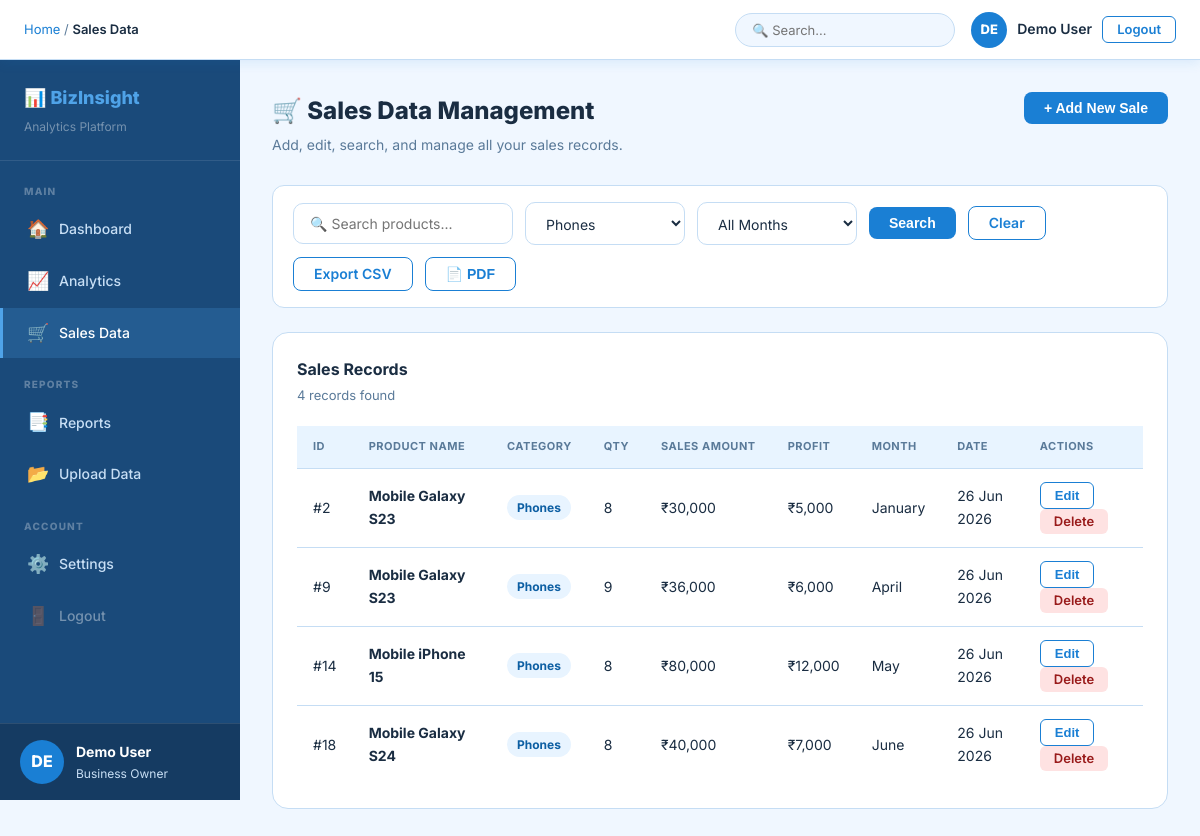
Screenshot of /sales.php?category=Phones (signed in) with the database file from the repository.
### tables this page shows
CREATE TABLE IF NOT EXISTS sales (
  id            INT AUTO_INCREMENT PRIMARY KEY,
  user_id       INT           NOT NULL,
  product_name  VARCHAR(150)  NOT NULL,
  category      VARCHAR(80)   DEFAULT 'Other',
  sales_amount  DECIMAL(12,2) NOT NULL DEFAULT 0,
  profit        DECIMAL(12,2) DEFAULT 0,
  quantity      INT           DEFAULT 0,
  month_name    VARCHAR(20)   NOT NULL,
  created_at    DATETIME      DEFAULT CURRENT_TIMESTAMP,
  updated_at    DATETIME      DEFAULT CURRENT_TIMESTAMP ON UPDATE CURRENT_TIMESTAMP,
  FOREIGN KEY (user_id) REFERENCES users(id) ON DELETE CASCADE,
  INDEX idx_user_id   (user_id),
  INDEX idx_month     (month_name),
  INDEX idx_category  (category)
);

### includes/functions.php (called while the page is built, shortened)
<?php
function e($str) {
    return htmlspecialchars($str, ENT_QUOTES, 'UTF-8');
}
?>

### includes/auth_check.php (called while the page is built, shortened)
<?php
function getCurrentUser() {
    return [
        'id'    => $_SESSION['user_id'],
        'name'  => $_SESSION['user_name']  ?? 'User',
        'email' => $_SESSION['user_email'] ?? '',
    ];
}
?>

### sales.php (the view, shortened to what this page needs)
<?php
require_once 'includes/auth_check.php';
require_once 'includes/db.php';
require_once 'includes/functions.php';
$user = getCurrentUser();
$uid  = $user['id'];
$search   = trim($_GET['search'] ?? '');
$cat_f    = trim($_GET['category'] ?? '');
$where = "WHERE user_id = ?";
$params = [$uid];
$types  = "i";
if($cat_f) {
    $where .= " AND category = ?";
    $params[] = $cat_f;
    $types   .= "s";
}
$per_page = 10;
$page_num = max(1, (int)($_GET['p'] ?? 1));
$offset   = ($page_num - 1) * $per_page;
$count_stmt = $conn->prepare("SELECT COUNT(*) as cnt FROM sales $where");
$count_stmt->bind_param($types, ...$params);
$count_stmt->execute();
$total_rows  = $count_stmt->get_result()->fetch_assoc()['cnt'];
$params_paged = $params;
$types_paged  = $types . "ii";
$params_paged[] = $per_page;
$params_paged[] = $offset;
$stmt = $conn->prepare("SELECT * FROM sales $where ORDER BY created_at DESC LIMIT ? OFFSET ?");
$stmt->bind_param($types_paged, ...$params_paged);
$stmt->execute();
$sales_records = $stmt->get_result()->fetch_all(MYSQLI_ASSOC);
$cat_res = $conn->prepare("SELECT DISTINCT category FROM sales WHERE user_id = ? ORDER BY category");
$cat_res->bind_param("i", $uid);
$cat_res->execute();
$categories = $cat_res->get_result()->fetch_all(MYSQLI_ASSOC);
include 'includes/header.php';
?>
<div class="page-header">
  <div>
    <h1>🛒 Sales Data Management</h1>
    <p>Add, edit, search, and manage all your sales records.</p>
  </div>
  <button class="btn btn-primary" onclick="openModal('addModal')">+ Add New Sale</button>
</div>
<form method="GET" class="filter-bar">
  <div style="display:flex;gap:12px;align-items:center;flex-wrap:wrap">
    <input type="text" name="search" class="input-field" style="width:220px" placeholder="🔍 Search products..." value="<?= e($search) ?>">
    <select name="category" class="input-field" style="width:160px">
      <?php foreach($categories as $c): ?>
        <option value="<?= e($c['category']) ?>" <?= $cat_f === $c['category'] ? 'selected' : '' ?>><?= e($c['category']) ?></option>
      <?php endforeach; ?>
    </select>
    <select name="month" class="input-field" style="width:160px">
      <option value="">All Months</option>
    </select>
    <button type="submit" class="btn btn-primary">Search</button>
    <a href="sales.php" class="btn btn-outline">Clear</a>
    <a href="reports.php?type=sales_csv" class="btn btn-outline">Export CSV</a>
    <button class="btn btn-outline" onclick="generatePagePDF('Sales Data Report')">📄 PDF</button>
  </div>
</form>
<div class="card">
  <div class="card-header">
    <div><div class="card-title">Sales Records</div><div class="card-sub"><?= $total_rows ?> records found</div></div>
  </div>
  <?php if(empty($sales_records)): ?>
    <div class="empty-state">
      <div style="font-size:48px;margin-bottom:12px">🛒</div>
      <p>No sales records found. <a href="#" onclick="openModal('addModal')">Add your first sale</a> or <a href="upload.php">upload a CSV file</a>.</p>
    </div>
  <?php else: ?>
  <div class="table-responsive">
    <table class="data-table">
      <thead>
        <tr><th>ID</th><th>Product Name</th><th>Category</th><th>Qty</th><th>Sales Amount</th><th>Profit</th><th>Month</th><th>Date</th><th>Actions</th></tr>
      </thead>
      <tbody>
        <?php foreach($sales_records as $s): ?>
        <tr>
          <td>#<?= $s['id'] ?></td>
          <td><strong><?= e($s['product_name']) ?></strong></td>
          <td><span class="badge badge-info"><?= e($s['category']) ?></span></td>
          <td><?= number_format($s['quantity']) ?></td>
          <td>₹<?= number_format($s['sales_amount']) ?></td>
          <td>₹<?= number_format($s['profit']) ?></td>
          <td><?= e($s['month_name']) ?></td>
          <td><?= date('d M Y', strtotime($s['created_at'])) ?></td>
          <td>
            <button class="btn btn-outline btn-sm"
              onclick="openEditModal(<?= $s['id'] ?>, '<?= e($s['product_name']) ?>', '<?= e($s['category']) ?>', <?= $s['sales_amount'] ?>, <?= $s['profit'] ?>, <?= $s['quantity'] ?>, '<?= e($s['month_name']) ?>')">
              Edit
            </button>
            <a href="sales.php?delete=<?= $s['id'] ?>" class="btn btn-sm btn-danger"
               onclick="return confirm('Delete this record?')">Delete</a>
          </td>
        </tr>
        <?php endforeach; ?>
      </tbody>
    </table>
  </div>
  <?php endif; ?>
</div>
<?php include 'includes/footer.php'; ?>

### assets/css/style.css (style rules this page uses)
*, *::before, *::after { margin: 0; padding: 0; box-sizing: border-box; }
:root { --blue: #1a7fd4; --blue-light: #e8f4ff; --blue-mid: #4fa3e8; --blue-dark: #0d5fa3; --white: #ffffff; --bg: #f0f7ff; --sidebar: #1a4a7a; --sidebar-txt: #c8dff5; --text: #1a2d42; --text-muted: #5a7a99; --border: #c5ddf4; --green: #16a34a; --red: #dc2626; --amber: #d97706; --purple: #7c3aed; --shadow: rgba(26,127,212,.12); }
body { font-family: 'Segoe UI', system-ui, -apple-system, sans-serif; background: var(--bg); color: var(--text); font-size: 15px; line-height: 1.6; min-height: 100vh; }
.btn { padding: 9px 20px; border-radius: 8px; border: none; cursor: pointer; font-size: 14px; font-weight: 600; text-decoration: none; display: inline-block; transition: all .2s; line-height: 1; }
.btn-primary { background: var(--blue); color: #fff; }
.btn-outline { background: transparent; border: 1.5px solid var(--blue); color: var(--blue); }
.btn-danger { background: #fee2e2; color: #991b1b; border: none; }
.btn-sm { padding: 6px 14px; font-size: 13px; border-radius: 6px; }
.input-field { width: 100%; padding: 11px 16px; border: 1.5px solid var(--border); border-radius: 10px; font-size: 14px; color: var(--text); background: #fff; outline: none; transition: border .2s; font-family: inherit; }
.card { background: var(--white); border: 1.5px solid var(--border); border-radius: 16px; padding: 24px; margin-bottom: 24px; }
.card-header { display: flex; align-items: flex-start; justify-content: space-between; margin-bottom: 20px; }
.card-title { font-size: 16px; font-weight: 700; color: var(--text); }
.card-sub { font-size: 13px; color: var(--text-muted); margin-top: 3px; }
.data-table { width: 100%; border-collapse: collapse; font-size: 14px; }
.data-table th { padding: 12px 16px; text-align: left; font-size: 11px; font-weight: 700; color: var(--text-muted); text-transform: uppercase; letter-spacing: .5px; background: var(--blue-light); border-bottom: 1.5px solid var(--border); white-space: nowrap; }
.data-table td { padding: 13px 16px; border-bottom: 1px solid var(--border); color: var(--text); vertical-align: middle; }
.data-table tr:last-child td { border-bottom: none; }
.table-responsive { overflow-x: auto; }
.badge { display: inline-block; padding: 3px 10px; border-radius: 20px; font-size: 12px; font-weight: 700; }
.badge-info { background: var(--blue-light); color: var(--blue-dark); }
.filter-bar { background: var(--white); border: 1.5px solid var(--border); border-radius: 12px; padding: 16px 20px; margin-bottom: 24px; }

### assets/css/dashboard.css (style rules this page uses)
.page-header { display: flex; align-items: flex-start; justify-content: space-between; margin-bottom: 28px; }
.page-header h1 { font-size: 24px; font-weight: 800; margin-bottom: 4px; }
.page-header p { color: var(--text-muted); font-size: 14px; }

### includes/header.php (style rules this page uses)
body { font-family: 'Inter', 'Segoe UI', system-ui, sans-serif; }

### rows the page displays
sales: id "2", product_name "Mobile Galaxy S23", category "Phones", quantity "8", sales_amount "30,000", profit "5,000", month_name "January", created_at "26 Jun 2026"
sales: id "9", product_name "Mobile Galaxy S23", category "Phones", quantity "9", sales_amount "36,000", profit "6,000", month_name "April", created_at "26 Jun 2026"
sales: id "14", product_name "Mobile iPhone 15", category "Phones", quantity "8", sales_amount "80,000", profit "12,000", month_name "May", created_at "26 Jun 2026"
sales: id "18", product_name "Mobile Galaxy S24", category "Phones", quantity "8", sales_amount "40,000", profit "7,000", month_name "June", created_at "26 Jun 2026"

### other values shown
$page_title "Sales Data"
$initials "DE"
$display_name "Demo User"
substr($sidebar_name, 0, 2) "DE"
$sidebar_name "Demo User"
$total_rows "4"
form field category "Phones"
